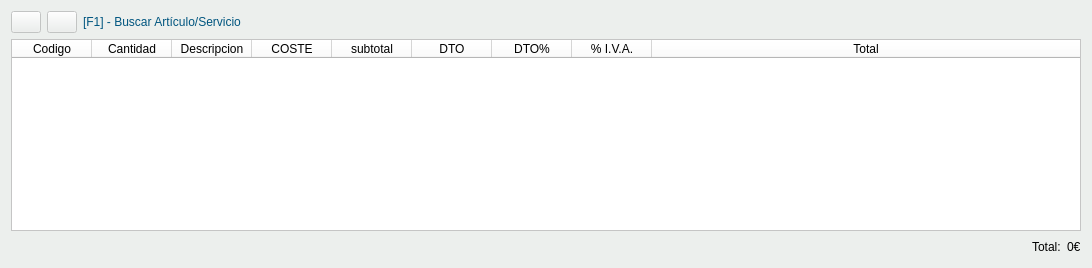
     <widget class="QWidget" name="tab_6">
      <property name="styleSheet">
       <string notr="true">background-color: #ecefed;</string>
      </property>
      <attribute name="title">
       <string>Líneas pedido</string>
      </attribute>
      <layout class="QGridLayout" name="gridLayout_9">
       <item row="2" column="0" colspan="5">
        <layout class="QHBoxLayout" name="horizontalLayout_2">
         <item>
          <spacer name="horizontalSpacer_4">
           <property name="orientation">
            <enum>Qt::Horizontal</enum>
           </property>
           <property name="sizeHint" stdset="0">
            <size>
             <width>40</width>
             <height>20</height>
            </size>
           </property>
          </spacer>
         </item>
         <item>
          <widget class="QLabel" name="label_17">
           <property name="text">
            <string>Total:</string>
           </property>
          </widget>
         </item>
         <item>
          <widget class="QLabel" name="lbl_total">
           <property name="text">
            <string>0€</string>
           </property>
          </widget>
         </item>
        </layout>
       </item>
       <item row="0" column="0">
        <widget class="QPushButton" name="btnAnadirLinea">
         <property name="enabled">
          <bool>false</bool>
         </property>
         <property name="maximumSize">
          <size>
           <width>30</width>
           <height>16777215</height>
          </size>
         </property>
         <property name="toolTip">
          <string>Añadir línea con los datos cargados</string>
         </property>
         <property name="text">
          <string/>
         </property>
         <property name="icon">
          <iconset resource="../maya.qrc">
           <normaloff>:/Icons/PNG/add.png</normaloff>:/Icons/PNG/add.png</iconset>
         </property>
        </widget>
       </item>
       <item row="0" column="1">
        <widget class="QPushButton" name="btn_borrarLinea">
         <property name="enabled">
          <bool>false</bool>
         </property>
         <property name="maximumSize">
          <size>
           <width>30</width>
           <height>16777215</height>
          </size>
         </property>
         <property name="text">
          <string/>
         </property>
         <property name="icon">
          <iconset resource="../maya.qrc">
           <normaloff>:/Icons/PNG/Delete.png</normaloff>:/Icons/PNG/Delete.png</iconset>
         </property>
        </widget>
       </item>
       <item row="0" column="3" colspan="2">
        <spacer name="horizontalSpacer_2">
         <property name="orientation">
          <enum>Qt::Horizontal</enum>
         </property>
         <property name="sizeHint" stdset="0">
          <size>
           <width>834</width>
           <height>20</height>
          </size>
         </property>
        </spacer>
       </item>
       <item row="0" column="2">
        <widget class="QLabel" name="label_30">
         <property name="styleSheet">
          <string notr="true">color: rgb(0, 85, 127);</string>
         </property>
         <property name="text">
          <string>[F1] - Buscar Artículo/Servicio</string>
         </property>
        </widget>
       </item>
       <item row="1" column="0" colspan="5">
        <widget class="QTableWidget" name="Lineas">
         <property name="styleSheet">
          <string notr="true">background-color: rgb(255, 255, 255);
alternate-background-color: rgb(255, 255, 219);</string>
         </property>
         <property name="horizontalScrollBarPolicy">
          <enum>Qt::ScrollBarAsNeeded</enum>
         </property>
         <property name="alternatingRowColors">
          <bool>true</bool>
         </property>
         <property name="selectionMode">
          <enum>QAbstractItemView::SingleSelection</enum>
         </property>
         <property name="selectionBehavior">
          <enum>QAbstractItemView::SelectRows</enum>
         </property>
         <property name="gridStyle">
          <enum>Qt::DotLine</enum>
         </property>
         <property name="cornerButtonEnabled">
          <bool>true</bool>
         </property>
         <attribute name="horizontalHeaderCascadingSectionResizes">
          <bool>false</bool>
         </attribute>
         <attribute name="horizontalHeaderDefaultSectionSize">
          <number>80</number>
         </attribute>
         <attribute name="horizontalHeaderMinimumSectionSize">
          <number>80</number>
         </attribute>
         <attribute name="horizontalHeaderShowSortIndicator" stdset="0">
          <bool>false</bool>
         </attribute>
         <attribute name="horizontalHeaderStretchLastSection">
          <bool>true</bool>
         </attribute>
         <attribute name="verticalHeaderCascadingSectionResizes">
          <bool>false</bool>
         </attribute>
         <attribute name="verticalHeaderStretchLastSection">
          <bool>false</bool>
         </attribute>
         <column>
          <property name="text">
           <string>Codigo</string>
          </property>
         </column>
         <column>
          <property name="text">
           <string>Cantidad</string>
          </property>
         </column>
         <column>
          <property name="text">
           <string>Descripcion</string>
          </property>
         </column>
         <column>
          <property name="text">
           <string>COSTE</string>
          </property>
         </column>
         <column>
          <property name="text">
           <string>subtotal</string>
          </property>
         </column>
         <column>
          <property name="text">
           <string>DTO</string>
          </property>
         </column>
         <column>
          <property name="text">
           <string>DTO%</string>
          </property>
         </column>
         <column>
          <property name="text">
           <string>% I.V.A.</string>
          </property>
         </column>
         <column>
          <property name="text">
           <string>Total</string>
          </property>
         </column>
        </widget>
       </item>
      </layout>
     </widget>
